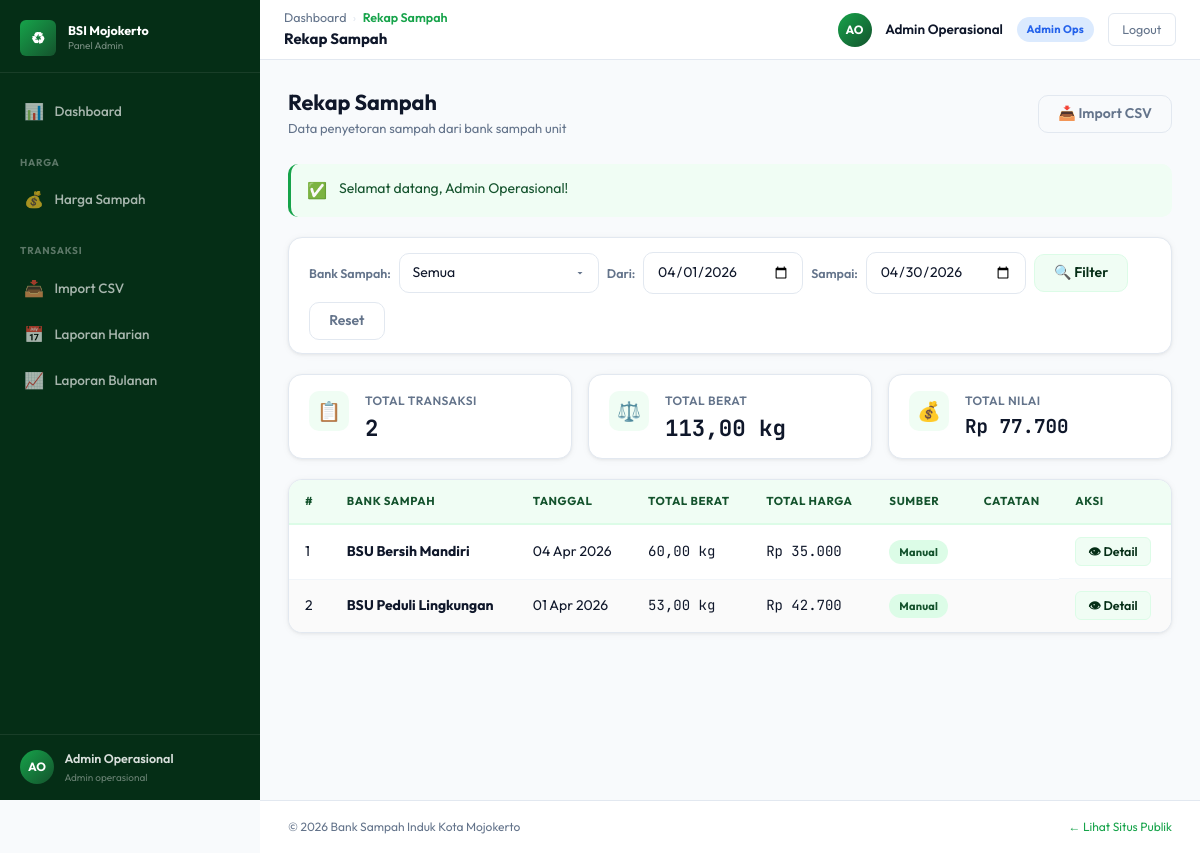
Screenshot of /admin/rekap-sampah/index.php (signed in) with the database file from the repository.
### tables this page shows
CREATE TABLE `rekap_sampah` (
  `id` int UNSIGNED NOT NULL,
  `id_bank_sampah` int UNSIGNED NOT NULL,
  `id_user` int UNSIGNED DEFAULT NULL,
  `tanggal` date NOT NULL,
  `total_berat` decimal(10,2) NOT NULL DEFAULT '0.00',
  `total_harga` decimal(14,2) NOT NULL DEFAULT '0.00',
  `sumber_data` enum('manual','import_csv','import_excel') NOT NULL DEFAULT 'manual',
  `catatan` text,
  `created_at` timestamp NOT NULL DEFAULT CURRENT_TIMESTAMP
);

CREATE TABLE `bank_sampah` (
  `id` int UNSIGNED NOT NULL,
  `nama` varchar(150) NOT NULL,
  `alamat` text NOT NULL,
  `kelurahan` varchar(100) DEFAULT NULL,
  `kecamatan` varchar(100) DEFAULT NULL,
  `ketua` varchar(100) NOT NULL,
  `kontak` varchar(20) DEFAULT NULL,
  `tahun_berdiri` year DEFAULT NULL,
  `aktif` tinyint(1) NOT NULL DEFAULT '1',
  `dibuat_oleh` int UNSIGNED DEFAULT NULL,
  `created_at` timestamp NOT NULL DEFAULT CURRENT_TIMESTAMP,
  `updated_at` timestamp NULL DEFAULT NULL ON UPDATE CURRENT_TIMESTAMP
);

### core/Auth.php (called while the page is built, shortened)
<?php
class Auth
{
    public static function hasAnyRole(array $roles): bool
    {
        return in_array($_SESSION['role'] ?? '', $roles, true);
    }
}

### core/Request.php (called while the page is built, shortened)
<?php
class Request
{
    public static function get(string $key, mixed $default = null): mixed
    {
        if (!isset($_GET[$key])) return $default;
        return self::sanitizeStr($_GET[$key]);
    }
    public static function int(string $key, string $source = 'post', int $default = 0): int
    {
        $raw = $source === 'get' ? ($_GET[$key] ?? null) : ($_POST[$key] ?? null);
        if ($raw === null) return $default;
        $val = filter_var($raw, FILTER_VALIDATE_INT);
        return $val === false ? $default : (int)$val;
    }
}

### models/RekapModel.php (called while the page is built, shortened)
<?php
require_once dirname(__DIR__) . '/config/database.php';
function rekap_getAll(array $filter = []): array {
    $sql = "
        SELECT r.*, b.nama AS nama_bank, u.nama AS nama_user
        FROM rekap_sampah r
        JOIN bank_sampah b ON r.id_bank_sampah = b.id
        LEFT JOIN users u ON r.id_user = u.id
        WHERE 1=1
    ";
    $params = [];
    if (!empty($filter['tanggal_dari'])) {
        $sql .= " AND r.tanggal >= ?"; $params[] = $filter['tanggal_dari'];
    }
    if (!empty($filter['tanggal_sampai'])) {
        $sql .= " AND r.tanggal <= ?"; $params[] = $filter['tanggal_sampai'];
    }
    $sql .= " ORDER BY r.tanggal DESC, r.id DESC";
    return Database::query($sql, $params);
}

### core/Database.php (called while the page is built, shortened)
<?php
class Database
{
    private static ?PDO $instance = null;
    public static function getInstance(): PDO
    {
        if (self::$instance === null) {
            $dsn = sprintf(
                'mysql:host=%s;port=%s;dbname=%s;charset=utf8mb4',
                DB_HOST, DB_PORT, DB_NAME
            );
            self::$instance = new PDO($dsn, DB_USER, DB_PASS, [
                PDO::ATTR_ERRMODE            => PDO::ERRMODE_EXCEPTION,
                PDO::ATTR_DEFAULT_FETCH_MODE => PDO::FETCH_ASSOC,
                PDO::ATTR_EMULATE_PREPARES   => false,
                PDO::MYSQL_ATTR_INIT_COMMAND => "SET NAMES utf8mb4 COLLATE utf8mb4_unicode_ci",
            ]);
        }
        return self::$instance;
    }
    public static function query(string $sql, array $params = []): array
    {
        $stmt = self::getInstance()->prepare($sql);
        $stmt->execute($params);
        return $stmt->fetchAll();
    }
}

### admin/rekap-sampah/index.php (the view, shortened to what this page needs)
<?php
require_once dirname(__DIR__, 2) . '/config/database.php';
require_once dirname(__DIR__, 2) . '/core/Auth.php';
require_once dirname(__DIR__, 2) . '/core/Helper.php';
require_once dirname(__DIR__, 2) . '/core/Request.php';
require_once dirname(__DIR__, 2) . '/models/RekapModel.php';
$filter = [
    'id_bank_sampah'  => Request::int('bank', 'get'),
    'tanggal_dari'    => Request::get('dari', ''),
    'tanggal_sampai'  => Request::get('sampai', ''),
];
if (empty($filter['tanggal_dari']) && empty($filter['tanggal_sampai'])) {
    $filter['tanggal_dari']  = date('Y-m-01');
    $filter['tanggal_sampai'] = date('Y-m-t');
}
$data          = rekap_getAll($filter);
$canImport     = Auth::hasAnyRole(['admin_operasional', 'super_admin']);
$totalBerat    = array_sum(array_column($data, 'total_berat'));
$totalHarga    = array_sum(array_column($data, 'total_harga'));
require_once dirname(__DIR__, 2) . '/templates/admin/header.php';
require_once dirname(__DIR__, 2) . '/templates/admin/sidebar.php';
require_once dirname(__DIR__, 2) . '/templates/admin/topbar.php';
?>
<div class="page-header">
    <div>
        <h1 class="page-title">Rekap Sampah</h1>
        <p class="page-subtitle">Data penyetoran sampah dari bank sampah unit</p>
    </div>
    <div class="page-actions">
        <?php if ($canImport): ?>
        <a href="import.php" class="btn btn-outline">📥 Import CSV</a>
        <?php endif ?>
    </div>
</div>
<?php require_once dirname(__DIR__, 2) . '/templates/admin/flash.php' ?>
<form method="GET" class="filter-bar">
    <label>Bank Sampah:</label>
    <select name="bank" class="form-control" style="width:200px;">
        <option value="">Semua</option>
    </select>
    <label>Dari:</label>
    <input type="date" name="dari" class="form-control" style="width:160px;" value="<?= e($filter['tanggal_dari']) ?>">
    <label>Sampai:</label>
    <input type="date" name="sampai" class="form-control" style="width:160px;" value="<?= e($filter['tanggal_sampai']) ?>">
    <button type="submit" class="btn btn-secondary">🔍 Filter</button>
    <a href="index.php" class="btn btn-outline">Reset</a>
</form>
<?php if (!empty($data)): ?>
<div style="display:flex;gap:1rem;margin-bottom:1.25rem;flex-wrap:wrap;">
    <div class="stat-card" style="flex:1;min-width:180px;padding:1rem 1.25rem;">
        <div class="stat-icon" style="font-size:1.2rem;width:40px;height:40px;">📋</div>
        <div class="stat-content">
            <div class="stat-label">Total Transaksi</div>
            <div class="stat-value" style="font-size:1.4rem;"><?= count($data) ?></div>
        </div>
    </div>
    <div class="stat-card" style="flex:1;min-width:180px;padding:1rem 1.25rem;">
        <div class="stat-icon" style="font-size:1.2rem;width:40px;height:40px;">⚖️</div>
        <div class="stat-content">
            <div class="stat-label">Total Berat</div>
            <div class="stat-value" style="font-size:1.4rem;"><?= number_format($totalBerat,2,',','.') ?> kg</div>
        </div>
    </div>
    <div class="stat-card" style="flex:1;min-width:180px;padding:1rem 1.25rem;">
        <div class="stat-icon" style="font-size:1.2rem;width:40px;height:40px;">💰</div>
        <div class="stat-content">
            <div class="stat-label">Total Nilai</div>
            <div class="stat-value" style="font-size:1.2rem;"><?= formatRupiah($totalHarga) ?></div>
        </div>
    </div>
</div>
<?php endif ?>
<div class="table-wrapper">
    <table class="data-table">
        <thead>
            <tr>
                <th>#</th><th>Bank Sampah</th><th>Tanggal</th>
                <th>Total Berat</th><th>Total Harga</th>
                <th>Sumber</th><th>Catatan</th><th>Aksi</th>
            </tr>
        </thead>
        <tbody>
        <?php if (empty($data)): ?>
            <tr><td colspan="8"><div class="empty-state"><div class="empty-state-icon">📋</div><h3>Tidak ada data rekap</h3><p>Sesuaikan filter atau tambah rekap baru.</p></div></td></tr>
        <?php else: foreach ($data as $i => $row): ?>
            <tr>
                <td><?= $i+1 ?></td>
                <td><strong><?= e($row['nama_bank']) ?></strong></td>
                <td><?= formatTanggal($row['tanggal']) ?></td>
                <td class="font-mono"><?= number_format((float)$row['total_berat'],2,',','.') ?> kg</td>
                <td class="font-mono"><?= formatRupiah($row['total_harga']) ?></td>
                <td>
                    <?php if ($row['sumber_data'] === 'manual'): ?>
                        <span class="badge badge-success">Manual</span>
                    <?php elseif ($row['sumber_data'] === 'import_csv'): ?>
                        <span class="badge badge-info">CSV</span>
                    <?php else: ?>
                        <span class="badge badge-info">Excel</span>
                    <?php endif ?>
                </td>
                <td><?= e(truncate($row['catatan'] ?? '', 40)) ?></td>
                <td class="action-cell">
                    <a href="detail.php?id=<?= (int)$row['id'] ?>" class="btn btn-sm btn-secondary">👁 Detail</a>
                </td>
            </tr>
        <?php endforeach; endif ?>
        </tbody>
    </table>
</div>
<?php require_once dirname(__DIR__, 2) . '/templates/admin/footer.php' ?>

### assets/css/variables.css (style rules this page uses)
:root { --color-primary: #16a34a; --color-primary-dark: #052e16; --color-primary-mid: #14532d; --color-primary-light: #dcfce7; --color-primary-pale: #f0fdf4; --color-primary-accent: #4ade80; --color-bg: #f8fafc; --color-surface: #ffffff; --color-border: #e2e8f0; --color-border-light: #f1f5f9; --color-text: #0f172a; --color-text-muted: #64748b; --color-text-light: #94a3b8; --color-danger: #dc2626; --color-danger-light: #fee2e2; --color-warning: #d97706; --color-warning-light: #fef3c7; --color-info: #2563eb; --color-info-light: #dbeafe; --color-purple: #7c3aed; --color-purple-light: #ede9fe; --font-display: 'Playfair Display', Georgia, serif; --font-body: 'Outfit', 'Segoe UI', system-ui, sans-serif; --font-mono: 'JetBrains Mono', 'Courier New', monospace; --radius-sm: 6px; --radius: 10px; --radius-md: 14px; --radius-lg: 20px; --radius-xl: 28px; --shadow-sm: 0 1px 3px rgba(0,0,0,.06), 0 1px 8px rgba(0,0,0,.04); --shadow: 0 2px 8px rgba(0,0,0,.08), 0 4px 16px rgba(0,0,0,.06); --shadow-md: 0 4px 24px rgba(0,0,0,.10); --shadow-lg: 0 12px 48px rgba(0,0,0,.14); --sidebar-width: 260px; --topbar-height: 60px; --transition: all 0.18s ease; --transition-fast: all 0.1s ease; }

### assets/css/components.css (style rules this page uses)
.btn { display: inline-flex; align-items: center; gap: 0.4rem; font-family: var(--font-body); font-weight: 600; font-size: 14px; padding: 0.5rem 1.2rem; border-radius: var(--radius); border: 1.5px solid transparent; cursor: pointer; transition: var(--transition); text-decoration: none; white-space: nowrap; user-select: none; line-height: 1.4; }
.btn-secondary { background-color: var(--color-primary-pale); color: var(--color-primary-dark); border-color: var(--color-primary-light); }
.btn-outline { background-color: transparent; color: var(--color-text-muted); border-color: var(--color-border); }
.btn-sm { padding: 0.3rem 0.75rem; font-size: 12.5px; border-radius: var(--radius-sm); }
.badge { display: inline-flex; align-items: center; font-size: 11px; font-weight: 700; padding: 3px 10px; border-radius: 99px; white-space: nowrap; letter-spacing: 0.02em; }
.badge-success { background-color: var(--color-primary-light); color: var(--color-primary-mid); }
.form-control { display: block; width: 100%; padding: 0.55rem 0.8rem; border: 1.5px solid var(--color-border); border-radius: var(--radius); font-size: 14px; font-family: var(--font-body); color: var(--color-text); background-color: var(--color-surface); transition: border-color 0.15s, box-shadow 0.15s; line-height: 1.5; }
.form-control::placeholder { color: var(--color-text-light); }
select.form-control { background-repeat: no-repeat; background-position: right 0.75rem center; padding-right: 2.25rem; cursor: pointer; }
.stat-card { background-color: var(--color-surface); border-radius: var(--radius-md); border: 1px solid var(--color-border); box-shadow: var(--shadow-sm); padding: 1.5rem; display: flex; align-items: flex-start; gap: 1rem; transition: var(--transition); }
.stat-icon { width: 48px; height: 48px; border-radius: var(--radius); background-color: var(--color-primary-pale); color: var(--color-primary); display: flex; align-items: center; justify-content: center; font-size: 1.4rem; flex-shrink: 0; }
.stat-content { flex: 1; }
.stat-label { font-size: 12px; font-weight: 600; color: var(--color-text-muted); text-transform: uppercase; letter-spacing: 0.04em; margin-bottom: 4px; }
.stat-value { font-size: 1.75rem; font-weight: 700; color: var(--color-text); font-family: var(--font-mono); line-height: 1.2; }
.font-mono { font-family: var(--font-mono); }

### rows the page displays
rekap_sampah: id_bank_sampah.nama "BSU Bersih Mandiri", tanggal "04 Apr 2026", total_berat "60,00", total_harga "Rp 35.000", sumber_data "Manual"
rekap_sampah: id_bank_sampah.nama "BSU Peduli Lingkungan", tanggal "01 Apr 2026", total_berat "53,00", total_harga "Rp 42.700", sumber_data "Manual"

### other values shown
$initials "AO"
$userName "Admin Operasional"
str_replace('_', ' ', ucfirst($userRole)) "Admin operasional"
$crumb['label'] "Rekap Sampah"
$topbarTitle "Rekap Sampah"
$d['label'] "Admin Ops"
$icon "✅"
$flash['message'] "Selamat datang, Admin Operasional!"
count($data) "2"
$totalBerat "113,00"
formatRupiah($totalHarga) "Rp 77.700"
APP_NAME "Bank Sampah Induk Kota Mojokerto"
